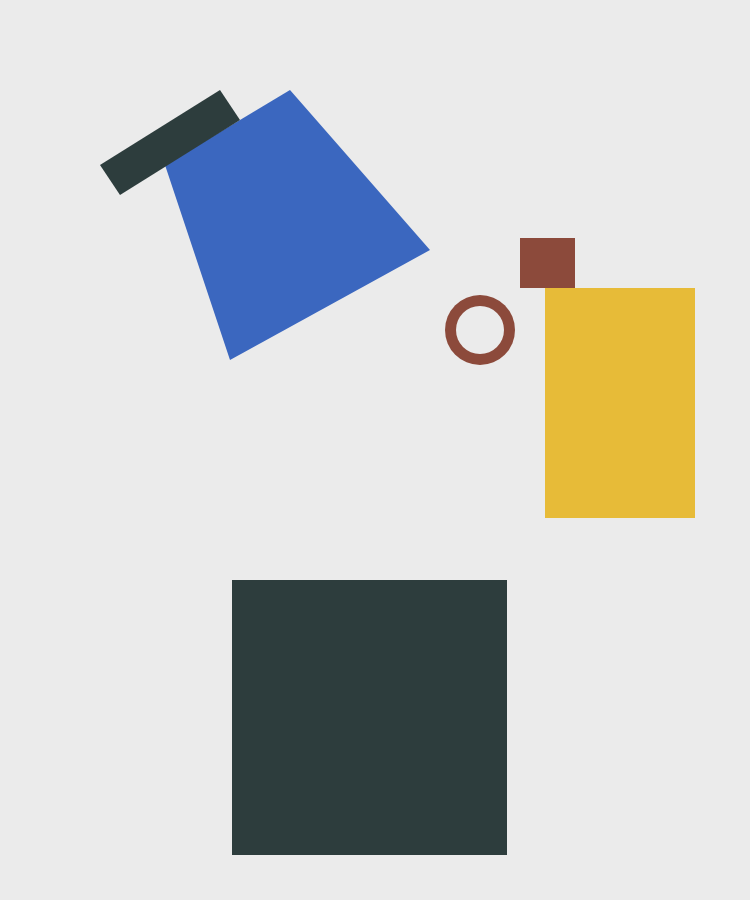
Frame 1 (no input)
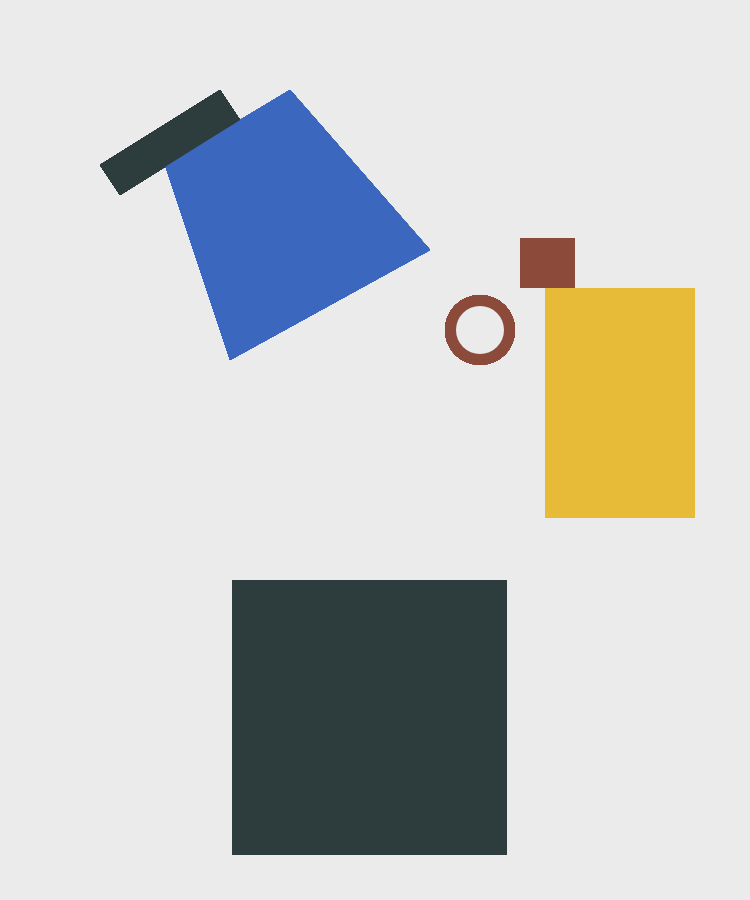
Frame 60 (no input)
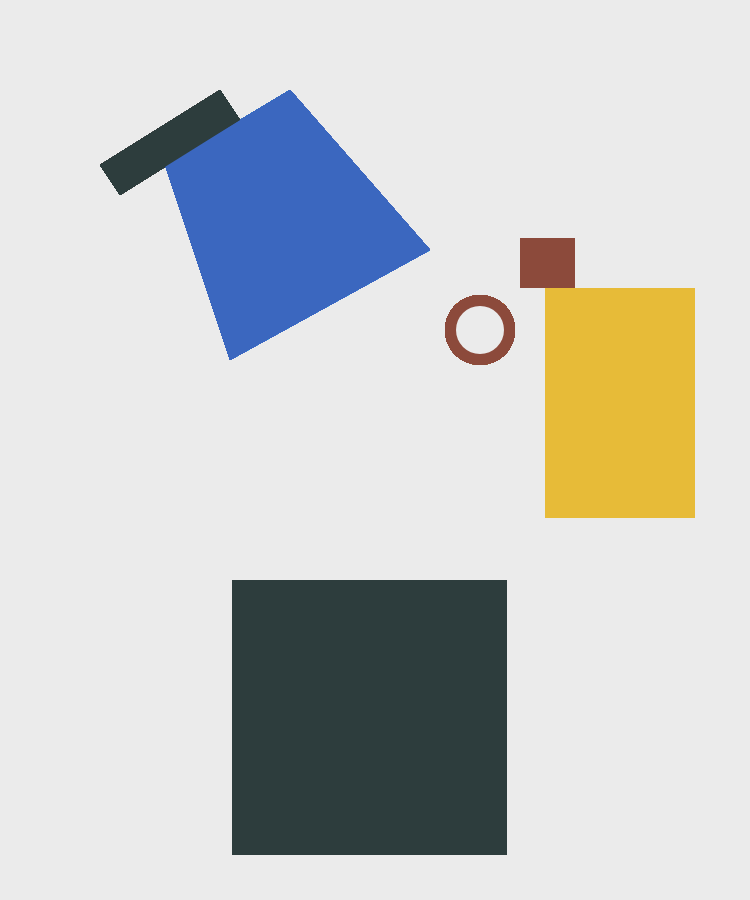
Frame 120 (the mouse pressed at the canvas centre since frame 60)

The p5.js sketch that drew these frames (run headless with seeded random() and noise() and a simulated clock; from frame 60 on, the mouse is pressed at the canvas centre):

// p5.js sketch
// ── sketch.js
function setup() {
    createCanvas(750,900);
    background('#EBEBEB');
}

function draw() {
    strokeWeight(0);
    fill('#3B67BF');
    quad(165,165, 290,90, 430,250, 230,360);        //blue quad
    fill('#2D3D3D');
    quad(100,165, 220,90, 240,120, 120,195);        //black quad top
    fill('#8C4A3B');
    rect(520, 238, 55, 50);                         //brown square
    ellipseMode(RADIUS);
    ellipse(480, 330, 35);                          //brown outer circle
    ellipseMode(CENTER);
    fill('#EBEBEB');
    ellipse(480,330,48);                            //white inner circle
    fill('#E7BB38');
    rect(545, 288, 150, 230);                       //yellow rectangle
    fill('#2D3D3D');
    square(232,580,275);                            //black square
}
